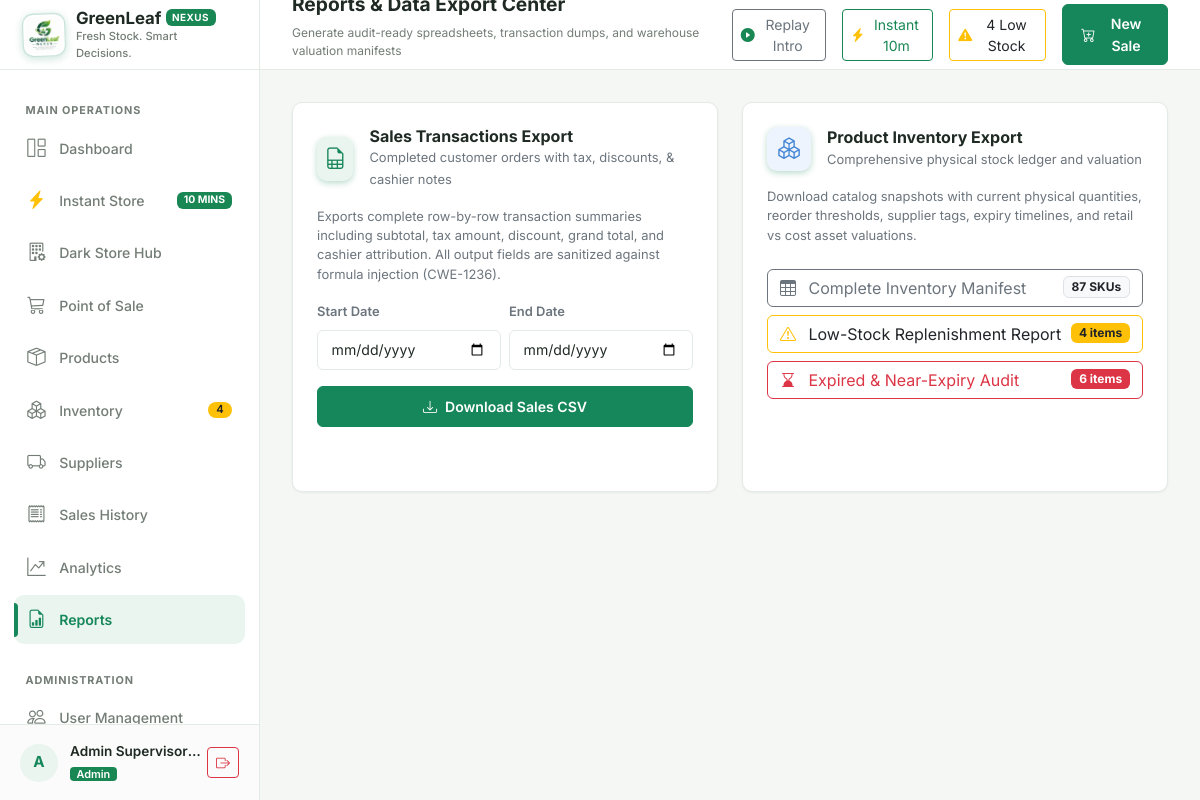
/reports/ (signed in), run on the app's committed database.
### models/user.py (models this page shows, shortened)
class User(UserMixin, db.Model):
    __tablename__ = "users"
    user_id = db.Column(db.Integer, primary_key=True, autoincrement=True)
    username = db.Column(db.String(50), unique=True, nullable=False, index=True)
    full_name = db.Column(db.String(100), nullable=False)
    password_hash = db.Column(db.String(255), nullable=False)
    role = db.Column(db.String(20), nullable=False, default="cashier")  # 'admin' or 'cashier'
    is_active = db.Column(db.Boolean, default=True, nullable=False)
    created_at = db.Column(db.DateTime, default=datetime.utcnow, nullable=False)
    sales = db.relationship("Sale", back_populates="cashier", lazy="dynamic")
    movements = db.relationship("InventoryMovement", back_populates="user", lazy="dynamic")
    audit_logs = db.relationship("AuditLog", back_populates="user", lazy="dynamic")
    @property
    def is_admin(self):
        return self.role == "admin"

### routes/reports.py (the view)
@reports_bp.route("/")
@login_required
@admin_required
def index():
    inventory_summary = InventoryService.get_inventory_summary()
    kpis_30d = AnalyticsService.get_kpis("last_30_days")
    return render_template(
        "reports/index.html",
        inventory_summary=inventory_summary,
        kpis=kpis_30d,
    )

### models/product.py (called while the page is built)
    @property
    def is_low_stock(self):
        return self.stock_qty <= self.reorder_level

### routes/auth.py (called while the page is built)
def admin_required(f):
    @wraps(f)
    def decorated_function(*args, **kwargs):
        if not current_user.is_authenticated:
            return redirect(url_for("auth.login", next=request.url))
        if not current_user.is_admin:
            flash("Access denied: Administrator privileges required.", "danger")
            return abort(403)
        return f(*args, **kwargs)
    return decorated_function

### templates/reports/index.html (shortened to what this page needs)
{% extends "base.html" %}
{% block page_subtitle %}Generate audit-ready spreadsheets, transaction dumps, and warehouse valuation manifests{% endblock %}
{% block content %}
<div class="row g-4">
  <div class="col-12 col-md-6">
    <div class="card-custom h-100">
      <div class="d-flex align-items-center gap-3 mb-3">
        <div class="brand-logo-icon" style="width: 44px; height: 44px; font-size: 1.35rem; background: var(--light-green); color: var(--primary-green);">
          <i class="bi bi-file-earmark-spreadsheet"></i>
        </div>
        <div>
          <h4 class="fw-bold fs-6 mb-0">Sales Transactions Export</h4>
          <span class="text-secondary small">Completed customer orders with tax, discounts, & cashier notes</span>
        </div>
      </div>
      <p class="text-secondary small mb-3">
        Exports complete row-by-row transaction summaries including subtotal, tax amount, discount, grand total, and cashier attribution. All output fields are sanitized against formula injection (CWE-1236).
      </p>
      <form method="GET" action="{{ url_for('reports.export_sales') }}" class="mb-3">
        <div class="row g-2 mb-3">
          <div class="col-6">
            <label class="form-label small fw-semibold text-secondary">Start Date</label>
            <input type="date" name="start_date" class="form-control form-control-sm form-control-custom">
          </div>
          <div class="col-6">
            <label class="form-label small fw-semibold text-secondary">End Date</label>
            <input type="date" name="end_date" class="form-control form-control-sm form-control-custom">
          </div>
        </div>
        <button type="submit" class="btn btn-green w-100 d-flex align-items-center justify-content-center gap-2">
          <i class="bi bi-download"></i>
          <span>Download Sales CSV</span>
        </button>
      </form>
    </div>
  </div>
  <div class="col-12 col-md-6">
    <div class="card-custom h-100">
      <div class="d-flex align-items-center gap-3 mb-3">
        <div class="brand-logo-icon" style="width: 44px; height: 44px; font-size: 1.35rem; background: #eef4fd; color: var(--info);">
          <i class="bi bi-boxes"></i>
        </div>
        <div>
          <h4 class="fw-bold fs-6 mb-0">Product Inventory Export</h4>
          <span class="text-secondary small">Comprehensive physical stock ledger and valuation</span>
        </div>
      </div>
      <p class="text-secondary small mb-3">
        Download catalog snapshots with current physical quantities, reorder thresholds, supplier tags, expiry timelines, and retail vs cost asset valuations.
      </p>
      <div class="d-flex flex-column gap-2 mt-4">
        <a href="{{ url_for('reports.export_inventory', type='all') }}" class="btn btn-outline-secondary d-flex align-items-center justify-content-between">
          <span><i class="bi bi-table me-2"></i> Complete Inventory Manifest</span>
          <span class="badge bg-light text-dark border">{{ inventory_summary.total_products }} SKUs</span>
        </a>
        <a href="{{ url_for('reports.export_inventory', type='low_stock') }}" class="btn btn-outline-warning text-dark d-flex align-items-center justify-content-between">
          <span><i class="bi bi-exclamation-triangle me-2 text-warning"></i> Low-Stock Replenishment Report</span>
          <span class="badge bg-warning text-dark">{{ inventory_summary.low_stock_count }} items</span>
        </a>
        <a href="{{ url_for('reports.export_inventory', type='expiry_alerts') }}" class="btn btn-outline-danger d-flex align-items-center justify-content-between">
          <span><i class="bi bi-hourglass-bottom me-2 text-danger"></i> Expired & Near-Expiry Audit</span>
          <span class="badge bg-danger">{{ inventory_summary.expired_count + inventory_summary.near_expiry_count }} items</span>
        </a>
      </div>
    </div>
  </div>
</div>
{% endblock %}

### templates/base.html (shortened to what this page needs)
<!DOCTYPE html>
<html lang="en">
<head>
  <link href="https://cdn.jsdelivr.net/npm/bootstrap@5.3.3/dist/css/bootstrap.min.css" rel="stylesheet">
  <link href="https://cdn.jsdelivr.net/npm/bootstrap-icons@1.11.3/font/bootstrap-icons.min.css" rel="stylesheet">
  <link href="{{ url_for('static', filename='css/style.css') }}" rel="stylesheet">
</head>
<body>
<div class="app-container">
  <aside class="app-sidebar" id="appSidebar">
    <a href="{{ url_for('dashboard.index') if current_user.is_authenticated and current_user.is_admin else url_for('pos.index') }}" class="brand-section text-decoration-none">
      <img src="{{ url_for('static', filename='img/greenleaf-nexus-logo.png') }}" alt="GreenLeaf Nexus Official Logo" class="brand-logo-img">
      <div class="brand-text">
        <h1 class="d-flex align-items-center gap-1 mb-0">
          GreenLeaf <span class="badge bg-success text-white fw-bold" style="font-size: 0.62rem; letter-spacing: 0.5px;">NEXUS</span>
        </h1>
        <p class="mb-0">{{ STORE_TAGLINE }}</p>
      </div>
    </a>
    <nav class="sidebar-nav">
      <div class="nav-section-title">Main Operations</div>
      {% if current_user.is_authenticated and current_user.is_admin %}
      <a href="{{ url_for('dashboard.index') }}" class="nav-link-custom {% if request.endpoint == 'dashboard.index' %}active{% endif %}">
        <i class="bi bi-grid-1x2"></i>
        <span>Dashboard</span>
      </a>
      {% endif %}
      <a href="{{ url_for('express.store') }}" class="nav-link-custom {% if request.endpoint.startswith('express.store') %}active{% endif %}">
        <i class="bi bi-lightning-charge-fill text-warning"></i>
        <span>Instant Store</span>
        <span class="badge bg-success ms-auto" style="font-size: 0.65rem;">10 MINS</span>
      </a>
      {% if current_user.is_authenticated and current_user.is_admin %}
      <a href="{{ url_for('express.picker_console') }}" class="nav-link-custom {% if request.endpoint.startswith('express.picker') %}active{% endif %}">
        <i class="bi bi-building-gear"></i>
        <span>Dark Store Hub</span>
      </a>
      {% endif %}
      <a href="{{ url_for('pos.index') }}" class="nav-link-custom {% if request.endpoint.startswith('pos.') %}active{% endif %}">
        <i class="bi bi-cart3"></i>
        <span>Point of Sale</span>
      </a>
      {% if current_user.is_authenticated and current_user.is_admin %}
      <a href="{{ url_for('products.index') }}" class="nav-link-custom {% if request.endpoint.startswith('products.') %}active{% endif %}">
        <i class="bi bi-box-seam"></i>
        <span>Products</span>
      </a>
      <a href="{{ url_for('inventory.index') }}" class="nav-link-custom {% if request.endpoint.startswith('inventory.') %}active{% endif %}">
        <i class="bi bi-boxes"></i>
        <span>Inventory</span>
        {% if LOW_STOCK_GLOBAL_COUNT > 0 %}
          <span class="badge bg-warning text-dark sidebar-badge">{{ LOW_STOCK_GLOBAL_COUNT }}</span>
        {% endif %}
      </a>
      <a href="{{ url_for('suppliers.index') }}" class="nav-link-custom {% if request.endpoint.startswith('suppliers.') %}active{% endif %}">
        <i class="bi bi-truck"></i>
        <span>Suppliers</span>
      </a>
      {% endif %}
      <a href="{{ url_for('sales.index') }}" class="nav-link-custom {% if request.endpoint.startswith('sales.') %}active{% endif %}">
        <i class="bi bi-receipt"></i>
        <span>Sales History</span>
      </a>
      {% if current_user.is_authenticated and current_user.is_admin %}
      <a href="{{ url_for('analytics.index') }}" class="nav-link-custom {% if request.endpoint.startswith('analytics.') %}active{% endif %}">
        <i class="bi bi-graph-up-arrow"></i>
        <span>Analytics</span>
      </a>
      <a href="{{ url_for('reports.index') }}" class="nav-link-custom {% if request.endpoint.startswith('reports.') %}active{% endif %}">
        <i class="bi bi-file-earmark-bar-graph"></i>
        <span>Reports</span>
      </a>
      <div class="nav-section-title mt-3">Administration</div>
      <a href="{{ url_for('users.index') }}" class="nav-link-custom {% if request.endpoint.startswith('users.') %}active{% endif %}">
        <i class="bi bi-people"></i>
        <span>User Management</span>
      </a>
      {% endif %}
    </nav>
    <div class="user-profile-widget">
      <div class="user-avatar">
        {{ current_user.full_name[:1].upper() if current_user.is_authenticated else 'G' }}
      </div>
      <div class="user-info-text">
        <div class="user-name">{{ current_user.full_name if current_user.is_authenticated else 'Guest' }}</div>
        <span class="user-role-badge {% if current_user.is_authenticated and current_user.is_admin %}badge bg-success{% else %}badge bg-secondary{% endif %}">
          {{ current_user.role if current_user.is_authenticated else 'Visitor' }}
        </span>
      </div>
      <a href="{{ url_for('auth.logout') }}" class="btn btn-sm btn-outline-danger ms-1" title="Log Out">
        <i class="bi bi-box-arrow-right"></i>
      </a>
    </div>
  </aside>
  <div class="main-wrapper">
    <header class="app-topbar">
      <div class="d-flex align-items-center gap-3">
        <div class="topbar-title-section">
          <h2>{% block page_title %}Overview{% endblock %}</h2>
          <p>{% block page_subtitle %}Real-time store management and inventory surveillance{% endblock %}</p>
        </div>
      </div>
      <div class="topbar-actions">
        <button type="button" class="btn btn-sm btn-outline-secondary d-none d-md-inline-flex align-items-center gap-1" id="btnReplayIntro" title="Replay 'Welcome to GreenLeaf Nexus' Framer Page Transition">
          <i class="bi bi-play-circle-fill text-success"></i>
          <span>Replay Intro</span>
        </button>
        <a href="{{ url_for('express.store') }}" class="btn btn-sm btn-outline-success d-inline-flex align-items-center gap-1">
          <i class="bi bi-lightning-charge-fill text-warning"></i>
          <span class="d-none d-sm-inline">Instant 10m</span>
        </a>
        {% if LOW_STOCK_GLOBAL_COUNT > 0 and current_user.is_authenticated and current_user.is_admin %}
        <a href="{{ url_for('inventory.index', filter='low_stock') }}" class="btn btn-sm btn-outline-warning text-dark d-none d-md-inline-flex align-items-center gap-1" title="Low stock products require attention">
          <i class="bi bi-exclamation-triangle-fill text-warning"></i>
          <span>{{ LOW_STOCK_GLOBAL_COUNT }} Low Stock</span>
        </a>
        {% endif %}
        <a href="{{ url_for('pos.index') }}" class="btn btn-sm btn-green d-flex align-items-center gap-2">
          <i class="bi bi-cart-plus"></i>
          <span class="d-none d-sm-inline">New Sale</span>
        </a>
      </div>
    </header>
    <main class="content-body">
      {% block content %}{% endblock %}
    </main>
  </div>
</div>
</body>
</html>

### data on the page
User: is_active+full_name "A", is_active+full_name "Admin Supervisor…", is_active+role "Admin"

### other printed values
{{ STORE_TAGLINE }} "Fresh Stock. Smart Decisions."
{{ LOW_STOCK_GLOBAL_COUNT }} "4"
{{ inventory_summary.total_products }} "87"
{{ inventory_summary.low_stock_count }} "4"
{{ inventory_summary.expired_count + inventory_summary.near_expiry_count }} "6"
